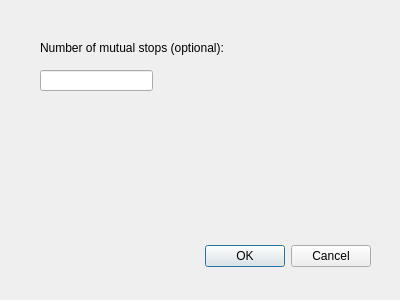
<?xml version="1.0" encoding="UTF-8"?>
<ui version="4.0">
 <class>ConnectedPairsDialog</class>
 <widget class="QDialog" name="ConnectedPairsDialog">
  <property name="geometry">
   <rect>
    <x>0</x>
    <y>0</y>
    <width>400</width>
    <height>300</height>
   </rect>
  </property>
  <property name="windowTitle">
   <string>Connected pairs of lines</string>
  </property>
  <widget class="QDialogButtonBox" name="buttonBox">
   <property name="geometry">
    <rect>
     <x>30</x>
     <y>240</y>
     <width>341</width>
     <height>32</height>
    </rect>
   </property>
   <property name="orientation">
    <enum>Qt::Horizontal</enum>
   </property>
   <property name="standardButtons">
    <set>QDialogButtonBox::Cancel|QDialogButtonBox::Ok</set>
   </property>
  </widget>
  <widget class="QLineEdit" name="number">
   <property name="geometry">
    <rect>
     <x>40</x>
     <y>70</y>
     <width>113</width>
     <height>21</height>
    </rect>
   </property>
  </widget>
  <widget class="QLabel" name="label">
   <property name="geometry">
    <rect>
     <x>40</x>
     <y>40</y>
     <width>221</width>
     <height>16</height>
    </rect>
   </property>
   <property name="text">
    <string>Number of mutual stops (optional):</string>
   </property>
  </widget>
 </widget>
 <resources/>
 <connections>
  <connection>
   <sender>buttonBox</sender>
   <signal>accepted()</signal>
   <receiver>ConnectedPairsDialog</receiver>
   <slot>accept()</slot>
   <hints>
    <hint type="sourcelabel">
     <x>248</x>
     <y>254</y>
    </hint>
    <hint type="destinationlabel">
     <x>157</x>
     <y>274</y>
    </hint>
   </hints>
  </connection>
  <connection>
   <sender>buttonBox</sender>
   <signal>rejected()</signal>
   <receiver>ConnectedPairsDialog</receiver>
   <slot>reject()</slot>
   <hints>
    <hint type="sourcelabel">
     <x>316</x>
     <y>260</y>
    </hint>
    <hint type="destinationlabel">
     <x>286</x>
     <y>274</y>
    </hint>
   </hints>
  </connection>
 </connections>
</ui>
